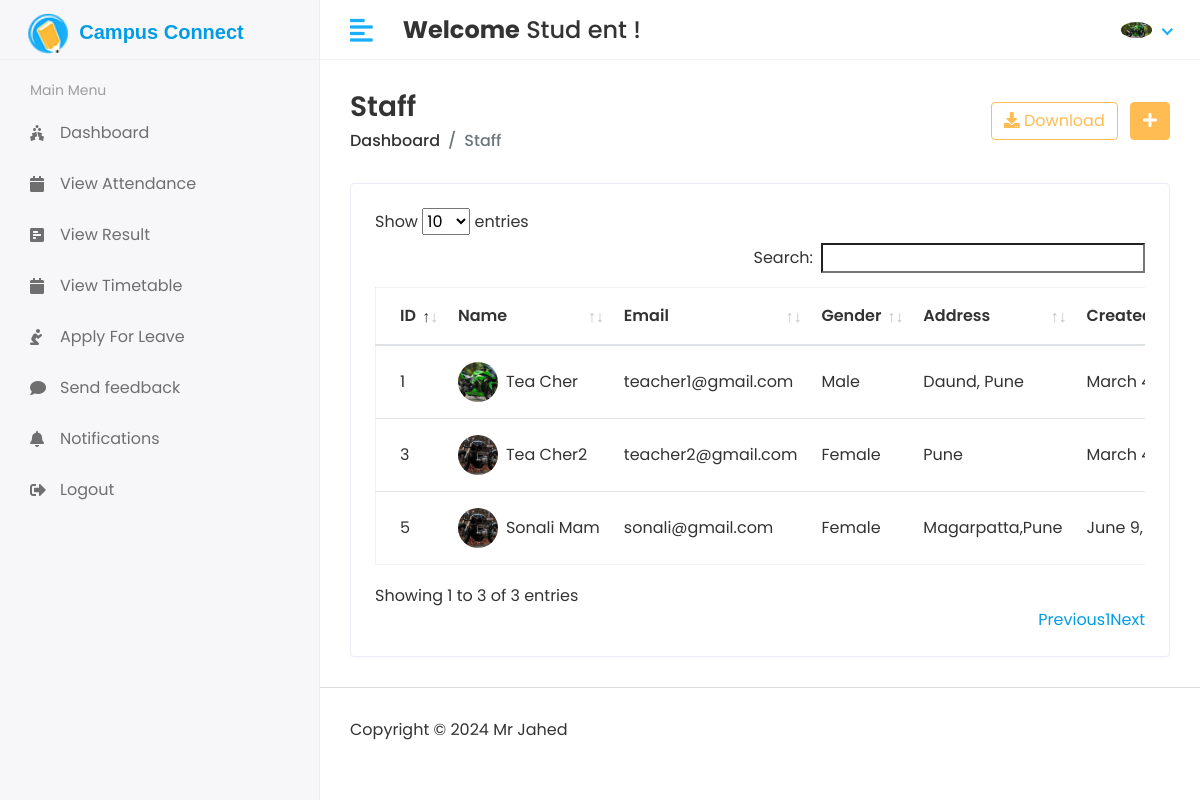
Page /Hod/Staff/View (signed in) on the committed database.
### app/models.py (models this page shows, shortened)
class CustomUser(AbstractUser):
    USER = (
        (1,'HOD'),
        (2,'STAFF'),
        (3,'STUDENT')
    )
    user_type = models.CharField(choices=USER, max_length=50, default=1)
    profile_pic = models.ImageField(upload_to='media/profile_pic')

class Staff(models.Model):                                    # Django creates id field automatically
    admin = models.OneToOneField(CustomUser, on_delete=models.CASCADE)  # One To One Field for Foreign Key   #Form data will be saved in both Student and CustomUser Models
    address = models.TextField()                                       # To Link Studen to CustomUser Model
    gender = models.CharField(max_length=100)
    created_at = models.DateTimeField(auto_now_add=True)
    updated_at = models.DateTimeField(auto_now=True)

### Campus_Connect/Hod_Views.py (the view)
# urls.py: path('Hod/Staff/View', Hod_Views.VIEW_STAFF, name='view_staff'),
@login_required(login_url='/')
def VIEW_STAFF(request):
    staff = Staff.objects.all()
    context = {
        'staff' : staff,
    }
    return render(request, 'Hod/view_staff.html',context)

### templates/Hod/view_staff.html (shortened to what this page needs)
{% extends 'base.html' %}
{% block content %}
<div class="content container-fluid">
               <div class="page-header">
                  <div class="row align-items-center">
                     <div class="col">
                        <h3 class="page-title">Staff</h3>
                        <ul class="breadcrumb">
                           <li class="breadcrumb-item"><a href="index.html">Dashboard</a></li>
                           <li class="breadcrumb-item active">Staff</li>
                        </ul>
                     </div>
                     <div class="col-auto text-right float-right ml-auto">
                        <a href="#" class="btn btn-outline-primary mr-2"><i class="fas fa-download"></i> Download</a>
                        <a href="add-student.html" class="btn btn-primary"><i class="fas fa-plus"></i></a>
                     </div>
                  </div>
               </div>
               <div class="row">
                  <div class="col-sm-12">
                     <div class="card card-table">
                        <div class="card-body">
                           <div class="table-responsive">
                              <table id="table_id" class="table table-hover table-center mb-0">
                                 <thead>
                                    <tr>
                                       <th>ID</th>
                                       <th>Name</th>
                                       <th>Email</th>
                                       <th>Gender</th>
                                       <th>Address</th>
                                       <th>Created At</th>
                                    </tr>
                                 </thead>
                                 <tbody>
                                 {% for i in staff %}
                                    <tr>
                                       <td>{{i.id}}</td>
                                       <td>
                                          <h2 class="table-avatar">
                                             <a href="student-details.html" class="avatar avatar-sm mr-2"><img class="avatar-img rounded-circle" src="/{{i.admin.profile_pic}}" alt="User Image"></a>
                                             <a href="student-details.html">{{i.admin.first_name}}&nbsp;{{i.admin.last_name}}</a>
                                          </h2>
                                       </td>
                                       <td>{{i.admin.email}}</td>
                                       <td>{{i.gender}}</td>
                                       <td>{{i.address}}</td>
                                       <td>{{i.created_at}}</td>
                                    </tr>
                                 {% endfor %}
                                 </tbody>
                              </table>
                           </div>
                        </div>
                     </div>
                  </div>
               </div>
            </div>
{% endblock %}

### templates/base.html (shortened to what this page needs)
<!DOCTYPE html>
<html lang="en">
{% load static %}
   <head>
      <link rel="stylesheet" href="{% static 'assets/plugins/bootstrap/css/bootstrap.min.css' %}">
      <link rel="stylesheet" href="{% static 'assets/plugins/fontawesome/css/fontawesome.min.css' %}">
      <link rel="stylesheet" href="{% static 'assets/plugins/fontawesome/css/all.min.css' %}">
      <link rel="stylesheet" href="{% static 'assets/css/style.css' %}">
       <link rel="stylesheet" href="{% static 'assets/plugins/datatables/datatables.min.css' %}">
   </head>
   <body>
   <div class="main-wrapper">
         {% include 'Includes/header.html' %}
         {% include 'Includes/sidebar.html' %}
      <div class="page-wrapper">
         {% block content %}
         {% endblock %}
         {% include 'Includes/footer.html' %}
      </div>
   </div>
   </body>
</html>

### templates/Includes/header.html (shortened to what this page needs)
{% load static %}
<div class="header">
            <div class="header-left">
                  <a href="index.html" class="logo mt-2 ml-2">
                     <span style="display: inline-block;">
                        <img src="{% static 'assets/img/favicon.png' %}" alt="Logo" style="display: inline-block; width: 40px; height: 40px;">
                        <h5 style="display: inline-block; margin-left: 7px; font-family: Arial, sans-serif; font-size: 20px; font-weight: bold;">Campus Connect</h5>
                     </span>
                  </a>
            </div>
            <a href="javascript:void(0);" id="toggle_btn">
            <i class="fas fa-align-left"></i>
            </a>
            <div class="top-nav-search mt-3">
               <h4><strong>Welcome</strong>&nbsp;<span>{{user.first_name}} {{user.last_name}}</span>&nbsp;!</h4>
            </div>
            <ul class="nav user-menu">
               <li class="nav-item dropdown noti-dropdown">
                  <a href="#" class="dropdown-toggle nav-link" data-toggle="dropdown">
                  </a>
               </li>
               <li class="nav-item dropdown has-arrow">
                  <a href="#" class="dropdown-toggle nav-link" data-toggle="dropdown">
                     {% if user.profile_pic == '' %}
                        <span class="user-img"><img class="rounded-circle" src="{% static 'assets/img/noimg.jpg' %}" width="31" alt="User Image"></span>
                     {% else %}
                        <span class="user-img"><img class="rounded-circle" src="/{{user.profile_pic}}" width="31" alt="Ryan Taylor"></span>
                     {% endif %}
                  </a>
               </li>
            </ul>
         </div>

### templates/Includes/sidebar.html (shortened to what this page needs)
{% load static %}
{% load active_link_tags %}
<div class="sidebar" id="sidebar">
            <div class="sidebar-inner slimscroll">
               <div id="sidebar-menu" class="sidebar-menu">
                  {% if user.user_type == '1' %}
                  <ul>
                     <li class="menu-title">
                        <span>Main Menu</span>
                     </li>
                     <li class="{% active_link 'hod_home' 'active' %}">
                        <a href="{% url 'hod_home' %}"><i class="fas fa-holly-berry"></i> <span>Dashboard</span></a>
                     </li>
                     <li class="submenu {% active_link 'add_student' 'active' %} {% active_link 'view_student' 'active' %}">
                        <a href="#"><i class="fas fa-user-graduate"></i> <span> Students</span> <span class="menu-arrow"></span></a>
                        <ul>
                           <li><a href="{% url 'add_student' %}">Add Student</a></li>
                           <li><a href="{% url 'view_student' %}">View Student</a></li>
                        </ul>
                     </li>
                     <li class="submenu {% active_link 'add_staff' 'active' %} {% active_link 'view_staff' 'active' %}">
                        <a href="#"><i class="fas fa-chalkboard-teacher"></i> <span> Staff</span> <span class="menu-arrow"></span></a>
                        <ul>
                           <li><a href="{% url 'add_staff' %}">Add Staff</a></li>
                           <li><a href="{% url 'view_staff' %}">View Staff</a></li>
                        </ul>
                     </li>
                     <li class="submenu {% active_link 'add_course' 'active' %} {% active_link 'view_course' 'active' %}">
                        <a href="#"><i class="fa fa-graduation-cap"></i> <span> Course</span> <span class="menu-arrow"></span></a>
                        <ul>
                           <li><a href="{% url 'add_course' %}">Add Course</a></li>
                           <li><a href="{% url 'view_course' %}">View Course</a></li>
                        </ul>
                     </li>
                     <li class="submenu {% active_link 'add_subject' 'active' %} {% active_link 'view_subject' 'active' %}">
                        <a href="#"><i class="fas fa-book-reader"></i> <span> Subjects</span> <span class="menu-arrow"></span></a>
                        <ul>
                           <li><a href="{% url 'add_subject' %}">Add Subject</a></li>
                           <li><a href="{% url 'view_subject' %}">View Subject</a></li>
                        </ul>
                     </li>
                     <li class="submenu {% active_link 'add_session' 'active' %} {% active_link 'view_session' 'active' %}">
                        <a href="#"><i class="fas fa-clock"></i> <span> Session</span> <span class="menu-arrow"></span></a>
                        <ul>
                           <li><a href="{% url 'add_session' %}">Add Session</a></li>
                           <li><a href="{% url 'view_session' %}">View Session</a></li>
                        </ul>
                     </li>
                     <li class="submenu {% active_link 'add_timetable' 'active' %} {% active_link 'hod_view_timetable' 'active' %}">
                        <a href="#"><i class="fas fa-calendar"></i> <span> Timetable</span> <span class="menu-arrow"></span></a>
                        <ul>
                           <li><a href="{% url 'add_timetable' %}">Add Timetable</a></li>
                           <li><a href="{% url 'hod_view_timetable' %}">View Timetable</a></li>
                        </ul>
                     </li>
                     <li class="{% active_link 'staff_send_notification' 'active' %}">
                        <a href="{% url 'staff_send_notification' %}"><i class="fas fa-bell"></i> <span> Send Staff Notification</span></a>
                     </li>
                     <li class="{% active_link 'send_student_notification' 'active' %}">
                        <a href="{% url 'send_student_notification' %}"><i class="fas fa-bell"></i> <span> Send Student Notification</span></a>
                     </li>
                     <li class="{% active_link 'hod_view_attendance' 'active' %}">
                        <a href="{% url 'hod_view_attendance' %}"><i class="fa fa-calendar"></i> <span> View Attendance</span></a>
                     </li>
                     <li class="{% active_link 'staff_feedback_reply' 'active' %}">
                        <a href="{% url 'staff_feedback_reply' %}"><i class="fas fa-comments"></i> <span> Staff Feedback</span></a>
                     </li>
                     <li class="{% active_link 'student_feedback_reply' 'active' %}">
                        <a href="{% url 'student_feedback_reply' %}"><i class="fas fa-comments"></i> <span> Student Feedback</span></a>
                     </li>
                     <li class="{% active_link 'staff_leave_view' 'active' %}" >
                        <a href="{% url 'staff_leave_view' %}"><i class="fas fa-envelope"></i> <span> Staff Leave</span></a>
                     </li>
                     <li class="{% active_link 'student_leave_view' 'active' %}" >
                        <a href="{% url 'student_leave_view' %}"><i class="fas fa-envelope"></i> <span> Student Leave</span></a>
                     </li>
                     <li class="{% active_link 'hod_book_auditorium' 'active' %}" >
                        <a href="{% url 'hod_book_auditorium' %}"><i class="fas fa-theater-masks"></i> <span> Auditorium</span></a>
                     </li>
                     <li>
                        <a href="{% url 'doLogout' %}"><i class="fas fa-sign-out-alt"></i> <span> Logout</span></a>
                     </li>
                  </ul>
                  {% else %}
                  <ul>
                     <li class="menu-title">
                        <span>Main Menu</span>
                     </li>
                     <li class="{% active_link 'student_home' 'active' %}">
                        <a href="{% url 'student_home' %}"><i class="fas fa-holly-berry"></i> <span> Dashboard</span></a>
                     </li>
                     <li class="{% active_link 'student_view_attendance' 'active' %}">
                        <a href="{% url 'student_view_attendance' %}"><i class="fa fa-calendar"></i> <span> View Attendance</span></a>
                     </li>
                     <li class="{% active_link 'student_view_result' 'active' %}">
                        <a href="{% url 'student_view_result' %}"><i class="fa fa-poll-h"></i> <span> View Result</span></a>
                     </li>
                     <li class="{% active_link 'student_view_timetable' 'active' %}">
                        <a href="{% url 'student_view_timetable' %}"><i class="fa fa-calendar"></i> <span> View Timetable</span></a>
                     </li>
                     <li class="{% active_link 'student_apply_leave' 'active' %}">
                        <a href="{% url 'student_apply_leave' %}"><i class="fa fa-pray"></i> <span> Apply For Leave</span></a>
                     </li>
                     <li class="{% active_link 'student_feedback' 'active' %}">
                        <a href="{% url 'student_feedback' %}"><i class="fa fa-comment"></i> <span> Send feedback</span></a>
                     </li>
                     <li class="{% active_link 'student_notifications' 'active' %}">
                        <a href="{% url 'student_notifications' %}"><i class="fa fa-bell"></i> <span> Notifications</span></a>
                     </li>
                     <li>
                        <a href="{% url 'doLogout' %}"><i class="fas fa-sign-out-alt"></i> <span> Logout</span></a>
                     </li>
                  </ul>
                  {% endif %}
               </div>
            </div>
         </div>

### templates/Includes/footer.html
{% load static %}
    <footer>
        <p>Copyright © 2024 Mr Jahed</p>
    </footer>

### rows in the picture
CustomUser: first_name "Stud", last_name "ent", profile_pic (picture)
Staff: id "1", admin.profile_pic (picture), admin.first_name "Tea", admin.last_name "Cher", admin.email "teacher1@gmail.com", gender "Male", address "Daund, Pune", created_at "March…"
Staff: id "3", admin.profile_pic (picture), admin.first_name "Tea", admin.last_name "Cher2", admin.email "teacher2@gmail.com", gender "Female", address "Pune", created_at "March…"
Staff: id "5", admin.profile_pic (picture), admin.first_name "Sonali", admin.last_name "Mam", admin.email "sonali@gmail.com", gender "Female", address "Magarpatta,Pune", created_at "June 9,…"
